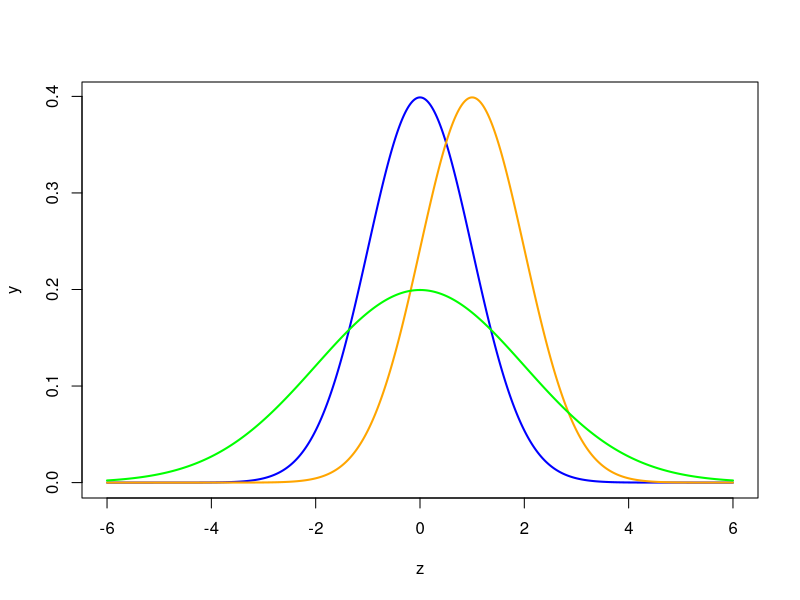
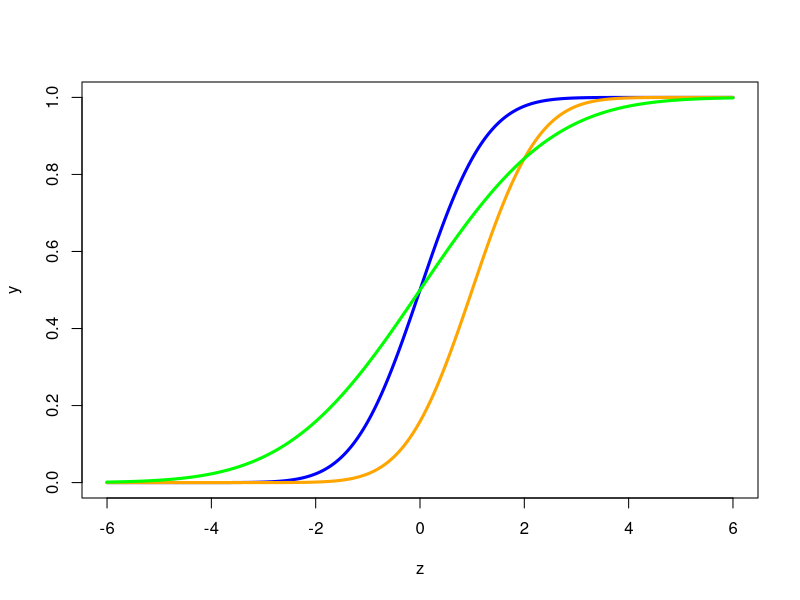
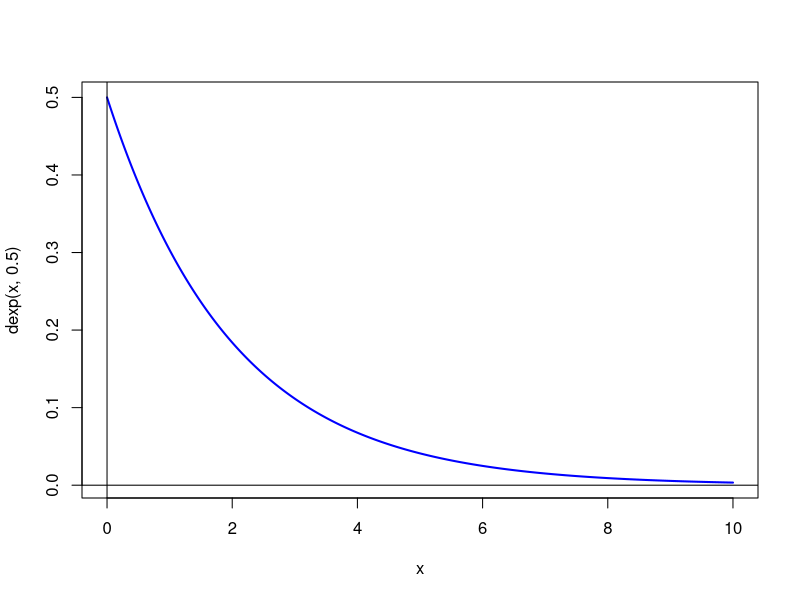
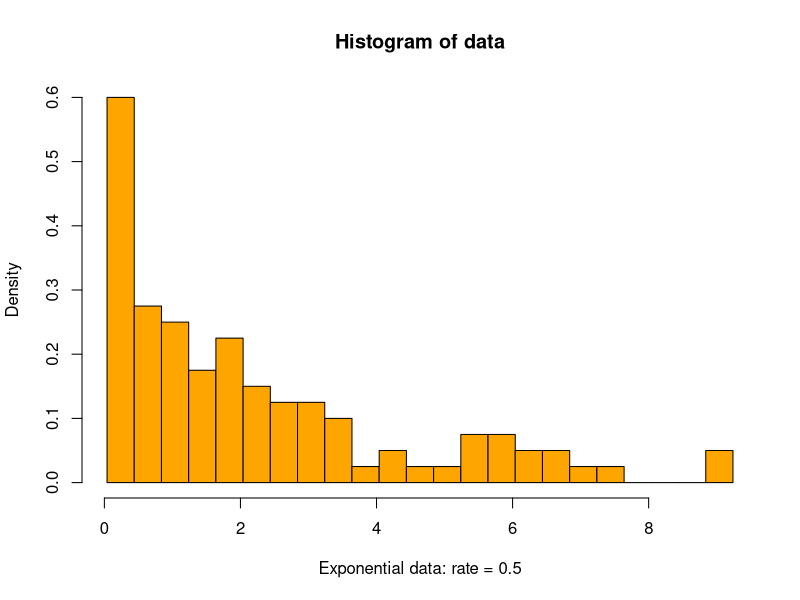
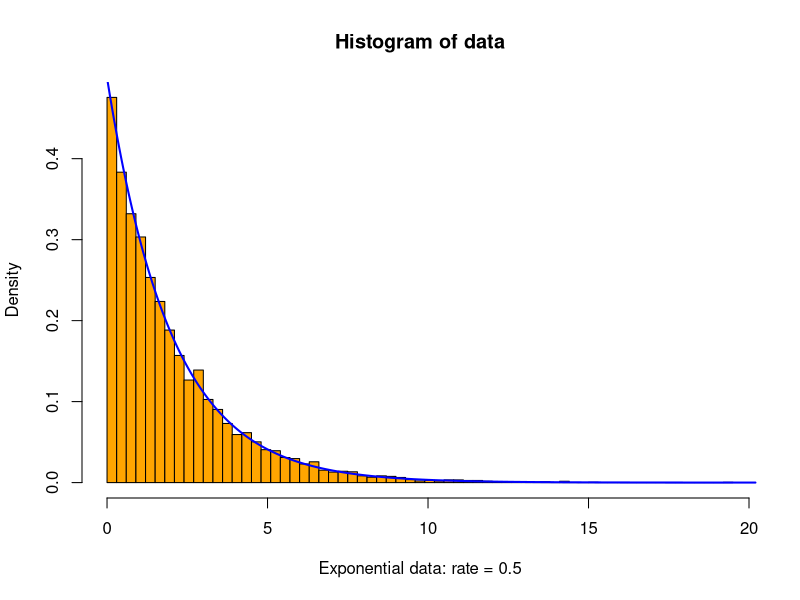
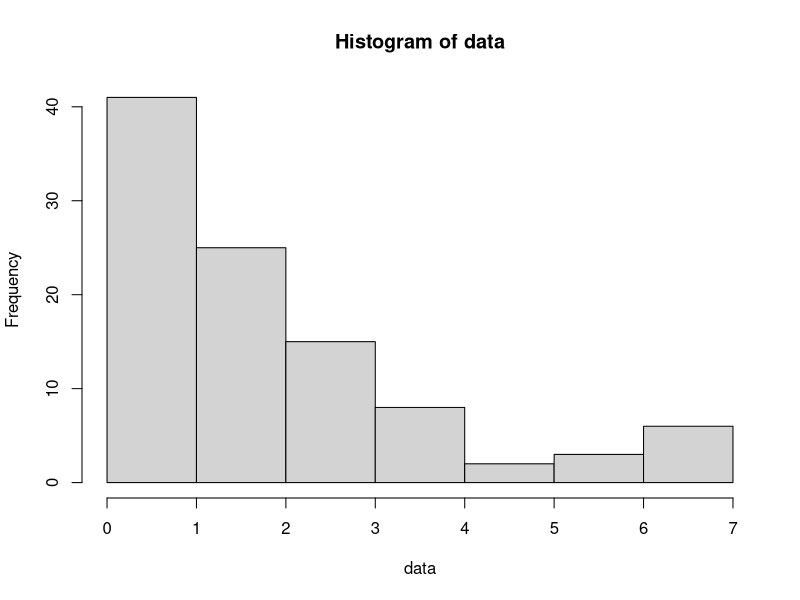
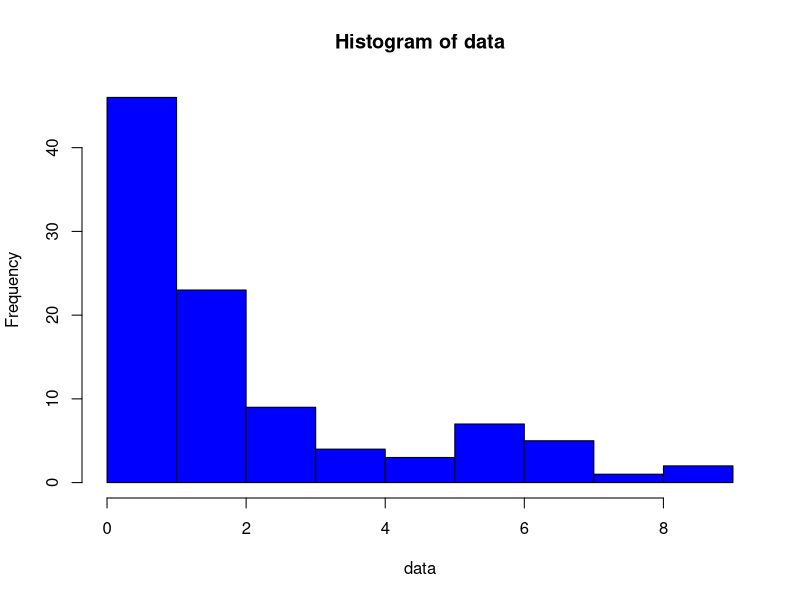
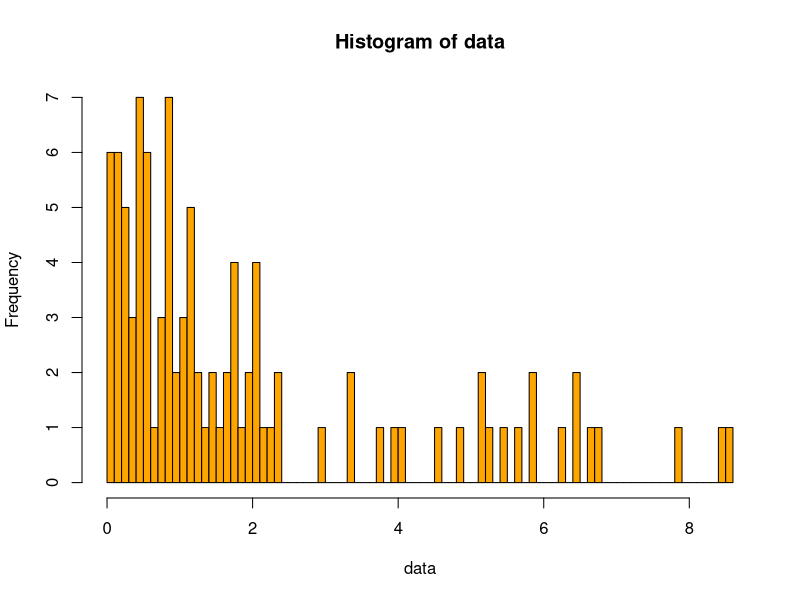

Generate these figures, in order, with R:
#---------------------------------------------------------
# File:   mit18_05_s22_studio3-samplecode.r 
# Authors: Jeremy Orloff and Jennifer French
#
# MIT OpenCourseWare: https://ocw.mit.edu
# 18.05 Introduction to Probability and Statistics
# Spring 2022
# For information about citing these materials or our Terms of Use, visit:
# https://ocw.mit.edu/terms.
#
#---------------------------------------------------------
# Sample code for 18.05 Studio 3
#--------------------------------
# Generating random numbers from distributions
# rnorm generates random values from the normal distribution
# rnorm(n, mu, sigma) gives us n random values from Norm(mu, sigma^2)

# Examples
# 1. Simulate 5 trials with a normal variable with mu=0, sigma=1 
x = rnorm(5, 0, 1)
print(x)

# 2. Run 5 trials with mu=100, sigma=15 (so sigma^2 = 225)
x = rnorm(5, 100, 15)  
print(x)

# Likewise for the exponential distribution
# 3. Simulate 5 trials with an exponential(1) variable
x = rexp(5, 1)
print(x)

# 4. 5 trials with an exponential(2.5)
x = rexp(5, 2.5)
print(x)

# Likewise for the uniform distribution
# 5. 5 trials with a uniform variable on the interval [0, 1]
x = runif(5, 0, 1)
print(x)

# 6. 8 trials with a uniform variable on 
# the interval [0, 100]
x = runif(5, 0, 100)
print(x)

#----------------------
# In R, every distribution has functions
# r*, d*, p*, q*

# Let's look at rnorm, dnorm, pnorm, qnorm
# rnorm generates random values
# rnorm(n, mu, sigma) gives us n random values from Norm(mu, sigma^2)

x = rnorm(5, 0, 1)
print(x)

# Test the 0.68, 0.95 rules
x = rnorm(10000, 0, 1)
m1 = mean(abs(x) < 1)
m2 = mean(abs(x) < 2)
cat('Mean m1 should be near 0.68: m1 = ', m1, '\n')
cat('Mean m2 should be near 0.95: m2 = ', m2, '\n')

#--
# dnorm is the pdf: it gives the values of the 
# density at x

# Here is the standard normal density evaluated at 
# x = 0
x = 0
d = dnorm(x, 0, 1)
print(d)

# x can also be a list of values. In this
# case dnorm returns a list of density values.
x = c(0, 0.2, 0.4, 0.6, 0.8, 1.0)
d1 = dnorm(x, 0, 1)
print(d1)

d2 = dnorm(x, 0, 2)
print(d2)

# We can use dnorm to plot the standard 
# normal density

#Make sequence from -6 to 6 in steps of 0.01
z = seq(-6, 6, 0.01)  
# Evaluate dnorm at every point in z
y = dnorm(z, 0, 1)
# Plot the result
plot(z,y, type='l', col='blue', lwd=2)

# We can add some other densities in 
# other colors
lines(z,dnorm(z, 1, 1), col='orange', lwd=2)
lines(z,dnorm(z, 0, 2), col='green', lwd=2)

#---
# pnorm is the cdf: pnorm(x) gives the cdf evaluated
# at x. That is, the probability a random normal
# variable is less than or equal to x

# The standard normal cdf evaluated at 0 should
# give 0.5
x = 0
x = pnorm(x, 0, 1)
print(x)

# Just like dnorm, we can evaluate pnorm on a
# list of values
x = c(0, 0.2, 0.4, 0.6, 0.8, 1.0)
p1 = pnorm(x, 0, 1)
print(p1)

p2 = pnorm(x, 0, 2)
print(p2)

# We can use pnorm to plot the standard normal cdf
z = seq(-6, 6, 0.01)  
y = pnorm(z, 0, 1)
plot(z, y, type='l', col='blue', lwd=3)
# Add some other cdf's
lines(z,pnorm(z, 1, 1), col='orange', lwd=3)
lines(z,pnorm(z, 0, 2), col='green', lwd=3)

#---
# qnorm finds quantiles. (We will learn about these in class 6)
# It is the inverse of the cdf it takes a 
# probability and produces a value. That is,
#a = qnorm(p, 0, 1)  <==> P(Z<a) = p 
#                    <==> p = pnorm(a, 0, 1)
# Here is the inverse in action
p = 0.5 # a probability
q = qnorm(p, 0, 1)      # The x value that gives prob. p
pcheck = pnorm(q, 0, 1) # give back the original p
cat("p = ", p, "; q = ", q, "; pcheck = ", pcheck, "\n")

# Another check
q = 0.351 # a quantile
p = pnorm(q, 0, 1)
qcheck = qnorm(p, 0, 1) # get back the original q
cat("q = ", q, "; p = ", p, "; qcheck = ", qcheck, "\n")

#---
# Similarly there is runif(x, a, b) and rexp(x, lambda)
# (Likewise dunif, punif, qunif, dexp, pexp, qexp)

# Plot the pdf of exponential(0.5)
x = seq(0, 10, 0.01)
plot(x,dexp(x, 0.5), type='l', col='blue', lwd=2)
abline(v=0)
abline(h=0)

#------------------------------
#Histograms
# R makes plotting histograms of data easy

# Usually, we will set the bins explicitly as follows

rate = 0.5
data = rexp(100, rate)

# Make bins of width 0.4 that start at the minimum
# data value and go to the maximum data
bin_width = 0.4
bins = seq(min(data), max(data)+bin_width, bin_width)

# We use xlab and paste to label the x-axis
label = paste('Exponential data: rate =', rate)

# To get a density histogram we set freq=FALSE
# Notice that the vertical axis is now labeled 'Density'
hist(data, breaks=bins, col='orange', xlab=label, freq=FALSE)

#----
# With enough data the density histogram should 
# look like the pdf. We check this by drawing the 
# pdf on top of the histogram using lines()
rate = 0.5
label = paste('Exponential data: rate =', rate)
data = rexp(10000, rate)
bin_width = 0.3
bins = seq(min(data), max(data)+bin_width, bin_width)
hist(data, breaks=bins, col='orange', xlab=label, freq=FALSE)
x = seq(0, max(data)+1, 0.01)
lines(x,dexp(x, rate), col='blue', lwd=2)

#---------------------
# Here are some quick calls to hist() that set
# the bins automatically. I don't think
# R does a great job of automatically choosing bins,
# so I generally avoid using these

# Generate some random exponential data and plot a histogram
data = rexp(100, 0.5)
# Let R make the choice of the number of bins
hist(data)

# Controlling the number of bins
# When breaks = a single number it specifies
# the number of bins (actually this just 
# 'suggests' the number of bins. 
# I'm not sure how R chooses the exact number)
rate = 0.5
data = rexp(100, rate)

# Run these one at a time in RStudio
hist(data, breaks=12, col='blue')
hist(data, breaks=100,col='orange')
hist(data, breaks=2, col='cyan')
